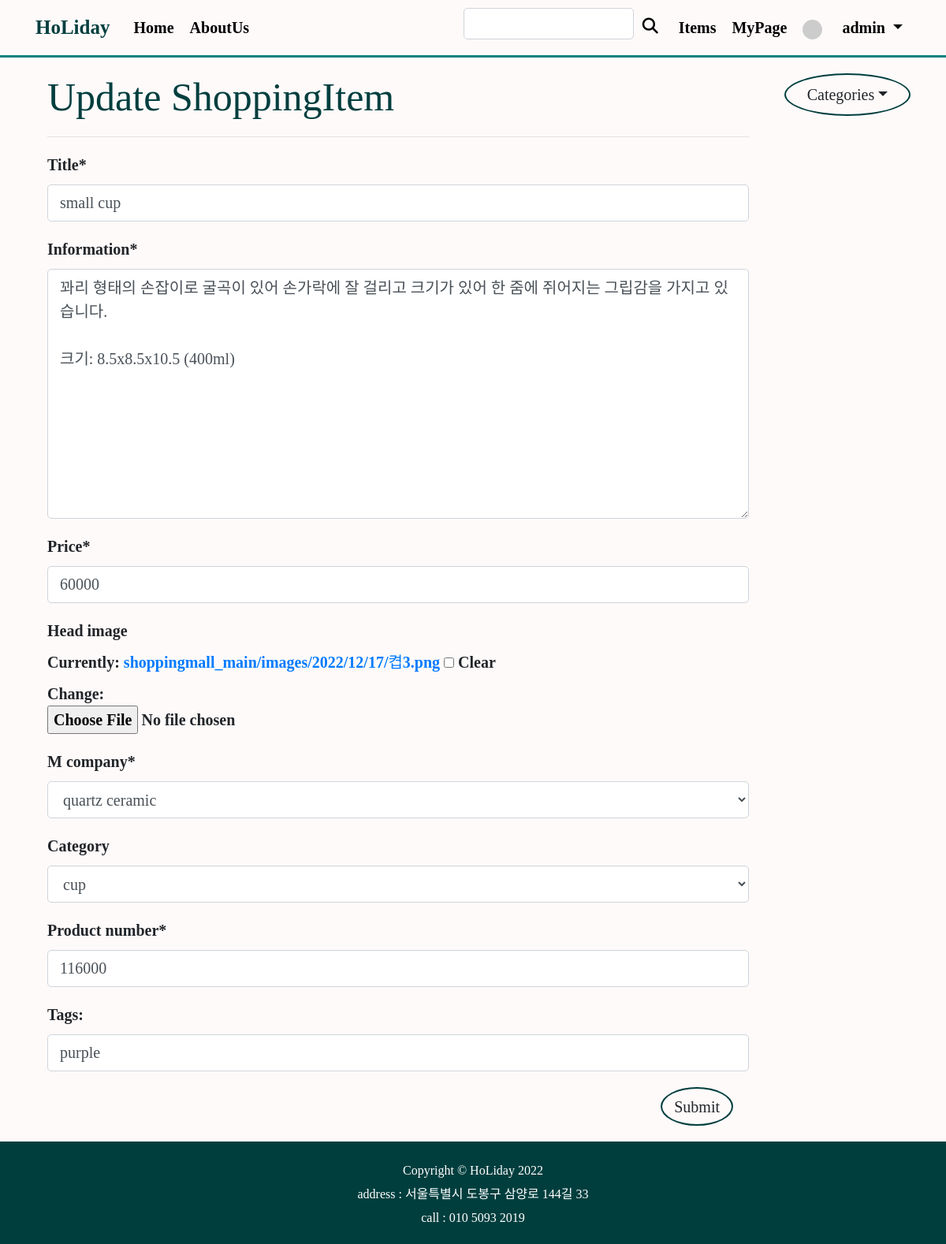
Before: /shoppingmall_main/update_post/26/ (signed in) with the older database file.
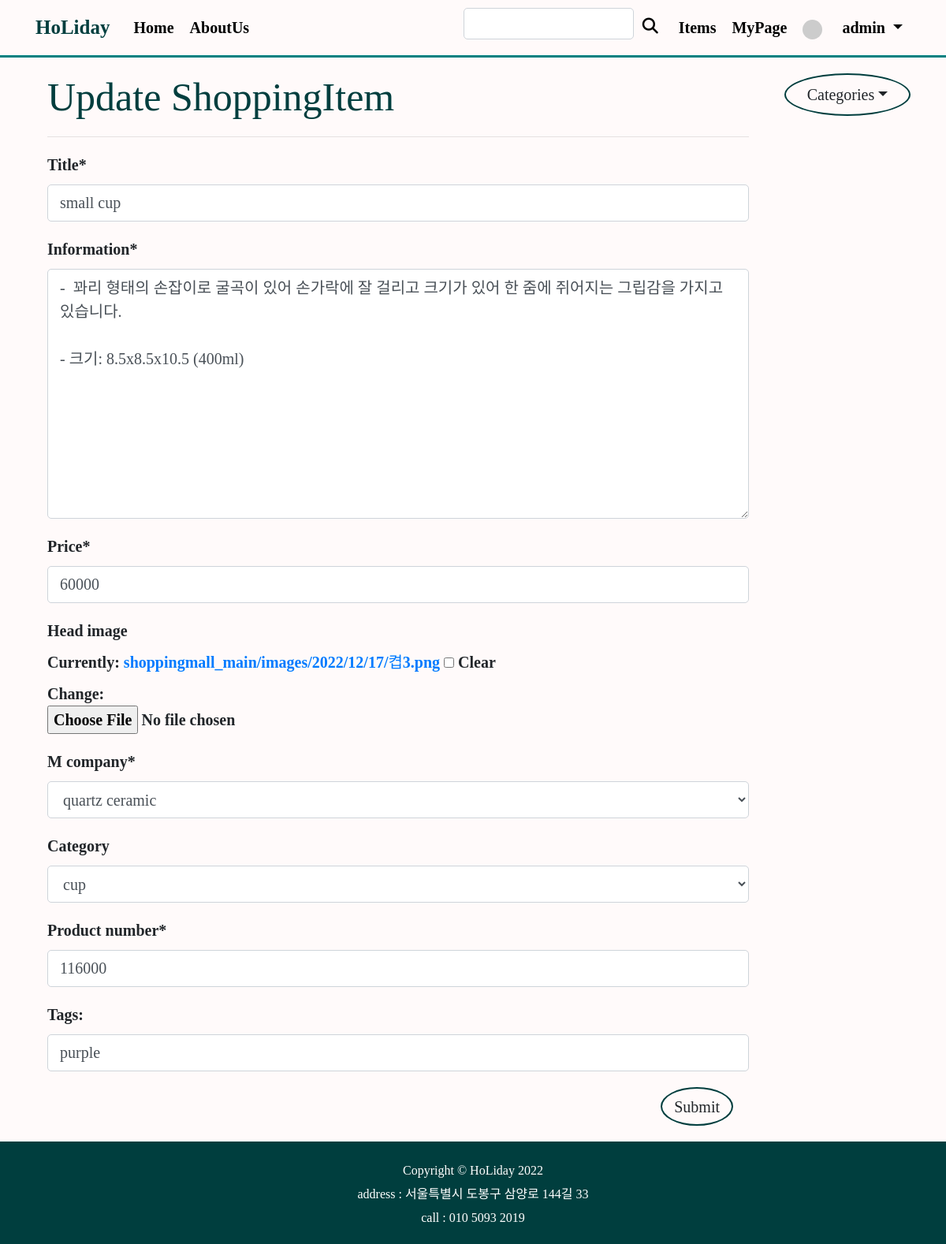
After: the same page with the newer database file.
### shoppingmall_main/models.py (models this page shows, shortened)
class ShoppingItem(models.Model):
    created_at = models.DateTimeField(auto_now_add=True)
    updated_at = models.DateTimeField(auto_now=True)
    title = models.CharField(max_length=50) # 상품 이름
    information = MarkdownxField() # 상품 설명
    price = models.IntegerField() # 가격
    like_users = models.ManyToManyField(User,related_name='like_shopping',blank=True)
    head_image = models.ImageField(upload_to='shoppingmall_main/images/%Y/%m/%d/', blank=True) # 상품 이미지
    author = models.ForeignKey(User, null=True, on_delete=models.SET_NULL)
    m_company = models.ForeignKey(Company, null=True, on_delete=models.SET_NULL) # 제조사
    category = models.ForeignKey(Category, null=True, blank=True, on_delete=models.CASCADE) # 카테고리
    product_number = models.IntegerField() # 그 외 상품번호
    tags = models.ManyToManyField(ColorTag,blank=True) # 다대다 관계

### shoppingmall_main/views.py (the view, shortened to what this page needs)
# urls.py: path('update_post/<int:pk>/',views.ShoppingItemUpdate.as_view()),
class ShoppingItemUpdate(UpdateView):
    model = ShoppingItem
    fields = ['title', 'information', 'price', 'head_image', 'm_company', 'category','product_number'] #,'tags'
    template_name = 'shoppingmall_main/shoppingitem_update_form.html'
    def dispatch(self, request, *args, **kwargs):
        if request.user.is_authenticated and request.user == self.get_object().author:
            return super(ShoppingItemUpdate, self).dispatch(request, *args, **kwargs)
        else:
            raise PermissionDenied
    def get_context_data(self, *, object_list=None, **kwargs):
        context = super(ShoppingItemUpdate, self).get_context_data() ##템플릿에서 필요한 거 담아서 전달
        if self.object.tags.exists():
            tags_str_list = list() #빈 리스트 생성
            for t in self.object.tags.all():
                tags_str_list.append(t.name)
            context['tags_str_default'] = ';'.join(tags_str_list)
        context['categories'] = Category.objects.all()
        context['no_category_post_count'] = ShoppingItem.objects.filter(category=None).count
        return context

### shoppingmall_main/models.py (called while the page is built)
    def __str__(self):
        return self.name

    def __str__(self):
        return self.name

    def get_absolute_url(self):
        return f'/shoppingmall_main/category/{self.slug}'

### shoppingmall_main/templates/shoppingmall_main/shoppingitem_update_form.html (shortened to what this page needs)
{% extends 'shoppingmall_main/base.html' %}
{% load crispy_forms_tags %}
{% block main_area %}
<div class="container mt-3">
    <h1 style="color:rgb(0, 62, 62)">Update ShoppingItem</h1>
    <hr/>
    <form method="post" enctype="multipart/form-data">
            {{form | crispy}}
            <div id="div_id_tags_str">
                <label for="id_tags">Tags:</label>
                <input id="id_tags" type="text" name="tags_str" value="{{tags_str_default}}" class="textinput textInput form-control">
            </div>
        <button type="submit" class="btn float-right m-3"style="background-color : snow; border: 2px solid rgb(0,62,62);border-radius:50%">Submit</button>
    </form>
</div>
{% endblock %}

Changed rows visible on the page:
changed ShoppingItem "small cup": information "꽈리 형태의 손잡이로 굴곡이 있어 손가락에 잘 걸리고 크기가 있어 한 줌에 쥐어지는 그립감을 가지고 있습니다. 크기: 8.5x8.5x10.5 (400ml)" → "- 꽈리 형태의 손잡이로 굴곡이 있어 손가락에 잘 걸리고 크기가 있어 한 줌에 쥐어지는 그립감을 가지고 있습니다. - 크기: 8.5x8.5x10.5 (400ml)"
